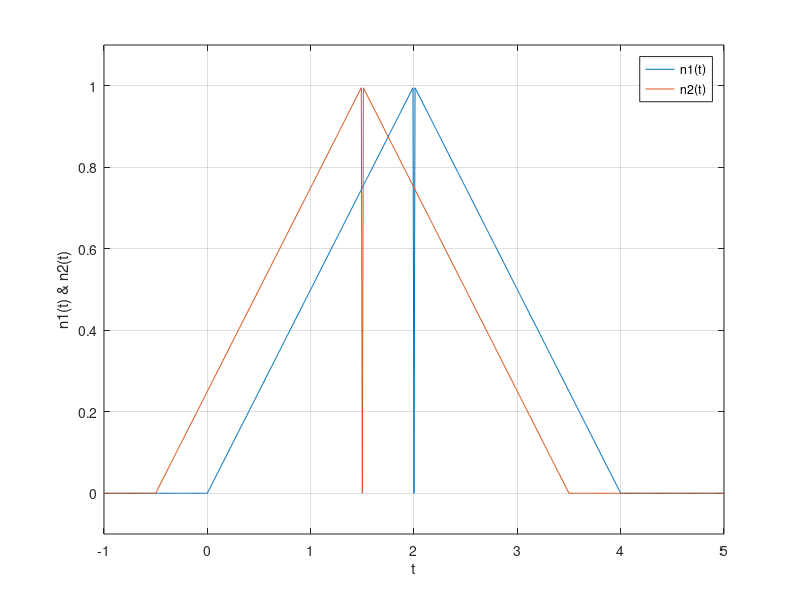

Write the MATLAB code that produced this figure.


u = @(t) 1.0.*(t>=0);
p = @(t) u(t)-u(t-1);
r = @(t) (t.*p(t));


n = @(t) r(t) + r(-t+2);
n1 = @(t) n(0.5.*t); 
n2 = @(t) n1(t + 0.5);

t = (-1:0.01:5); 


plot(t, n1(t)); 
hold on;
plot(t, n2(t)); 
hold off; 
xlabel('t'); 
ylabel('n1(t) & n2(t)'); 
legend('n1(t)','n2(t)');
axis([-1 5 -.1 1.1]); 
grid; 
